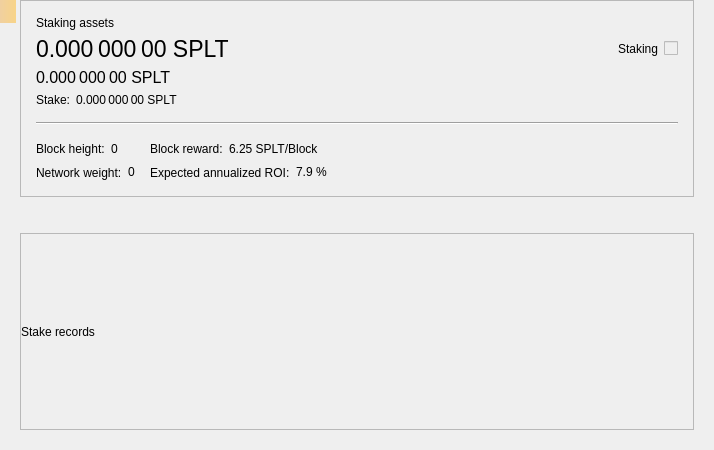
<?xml version="1.0" encoding="UTF-8"?>
<ui version="4.0">
 <class>StakePage</class>
 <widget class="QWidget" name="StakePage">
  <property name="geometry">
   <rect>
    <x>0</x>
    <y>0</y>
    <width>714</width>
    <height>450</height>
   </rect>
  </property>
  <property name="windowTitle">
   <string>Form</string>
  </property>
  <layout class="QVBoxLayout" name="verticalLayout_3">
   <property name="leftMargin">
    <number>20</number>
   </property>
   <property name="topMargin">
    <number>0</number>
   </property>
   <property name="rightMargin">
    <number>20</number>
   </property>
   <property name="bottomMargin">
    <number>20</number>
   </property>
   <item>
    <widget class="QFrame" name="frameStakeInfo">
     <property name="frameShape">
      <enum>QFrame::StyledPanel</enum>
     </property>
     <property name="frameShadow">
      <enum>QFrame::Raised</enum>
     </property>
     <layout class="QVBoxLayout" name="verticalLayout">
      <property name="spacing">
       <number>15</number>
      </property>
      <property name="leftMargin">
       <number>15</number>
      </property>
      <property name="topMargin">
       <number>15</number>
      </property>
      <property name="rightMargin">
       <number>15</number>
      </property>
      <property name="bottomMargin">
       <number>15</number>
      </property>
      <item>
       <layout class="QGridLayout" name="gridLayout_2">
        <property name="spacing">
         <number>6</number>
        </property>
        <item row="1" column="0">
         <widget class="QLabel" name="labelAssets">
          <property name="font">
           <font>
            <pointsize>17</pointsize>
           </font>
          </property>
          <property name="cursor">
           <cursorShape>IBeamCursor</cursorShape>
          </property>
          <property name="toolTip">
           <string>Your current spendable balance</string>
          </property>
          <property name="text">
           <string notr="true">0.000 000 00 SPLT</string>
          </property>
          <property name="alignment">
           <set>Qt::AlignLeading|Qt::AlignLeft|Qt::AlignVCenter</set>
          </property>
          <property name="textInteractionFlags">
           <set>Qt::LinksAccessibleByMouse|Qt::TextSelectableByMouse</set>
          </property>
         </widget>
        </item>
        <item row="2" column="0">
         <widget class="QLabel" name="labelAssetsImmature">
          <property name="font">
           <font>
            <pointsize>12</pointsize>
           </font>
          </property>
          <property name="cursor">
           <cursorShape>IBeamCursor</cursorShape>
          </property>
          <property name="toolTip">
           <string>Your immature balance</string>
          </property>
          <property name="text">
           <string notr="true">0.000 000 00 SPLT</string>
          </property>
          <property name="alignment">
           <set>Qt::AlignLeading|Qt::AlignLeft|Qt::AlignVCenter</set>
          </property>
          <property name="textInteractionFlags">
           <set>Qt::LinksAccessibleByMouse|Qt::TextSelectableByMouse</set>
          </property>
         </widget>
        </item>
        <item row="0" column="0">
         <widget class="QLabel" name="labelAssetsText">
          <property name="text">
           <string>Staking assets</string>
          </property>
          <property name="alignment">
           <set>Qt::AlignLeading|Qt::AlignLeft|Qt::AlignVCenter</set>
          </property>
         </widget>
        </item>
        <item row="1" column="2">
         <spacer name="horizontalSpacer_2">
          <property name="orientation">
           <enum>Qt::Horizontal</enum>
          </property>
          <property name="sizeHint" stdset="0">
           <size>
            <width>40</width>
            <height>20</height>
           </size>
          </property>
         </spacer>
        </item>
        <item row="4" column="0">
         <layout class="QHBoxLayout" name="horizontalLayout_5">
          <property name="spacing">
           <number>6</number>
          </property>
          <item>
           <widget class="QLabel" name="labelStakeText">
            <property name="sizePolicy">
             <sizepolicy hsizetype="Maximum" vsizetype="Preferred">
              <horstretch>0</horstretch>
              <verstretch>0</verstretch>
             </sizepolicy>
            </property>
            <property name="text">
             <string>Stake:</string>
            </property>
            <property name="alignment">
             <set>Qt::AlignLeading|Qt::AlignLeft|Qt::AlignVCenter</set>
            </property>
           </widget>
          </item>
          <item>
           <widget class="QLabel" name="labelStake">
            <property name="text">
             <string>0.000 000 00 SPLT</string>
            </property>
            <property name="alignment">
             <set>Qt::AlignLeading|Qt::AlignLeft|Qt::AlignVCenter</set>
            </property>
            <property name="textInteractionFlags">
             <set>Qt::LinksAccessibleByMouse|Qt::TextSelectableByMouse</set>
            </property>
           </widget>
          </item>
          <item>
           <spacer name="horizontalSpacer_3">
            <property name="orientation">
             <enum>Qt::Horizontal</enum>
            </property>
            <property name="sizeType">
             <enum>QSizePolicy::Minimum</enum>
            </property>
            <property name="sizeHint" stdset="0">
             <size>
              <width>0</width>
              <height>0</height>
             </size>
            </property>
           </spacer>
          </item>
         </layout>
        </item>
        <item row="1" column="4">
         <widget class="QLabel" name="labelStaking">
          <property name="text">
           <string>Staking</string>
          </property>
         </widget>
        </item>
        <item row="1" column="5">
         <widget class="QSwitchControl" name="checkStake">
          <property name="enabled">
           <bool>false</bool>
          </property>
         </widget>
        </item>
       </layout>
      </item>
      <item>
       <widget class="Line" name="hLine">
        <property name="orientation">
         <enum>Qt::Horizontal</enum>
        </property>
       </widget>
      </item>
      <item>
       <layout class="QGridLayout" name="gridLayout">
        <property name="verticalSpacing">
         <number>6</number>
        </property>
        <item row="0" column="0">
         <layout class="QHBoxLayout" name="horizontalLayout">
          <property name="spacing">
           <number>6</number>
          </property>
          <item>
           <widget class="QLabel" name="labelHeightText">
            <property name="sizePolicy">
             <sizepolicy hsizetype="Maximum" vsizetype="Preferred">
              <horstretch>0</horstretch>
              <verstretch>0</verstretch>
             </sizepolicy>
            </property>
            <property name="text">
             <string>Block height:</string>
            </property>
            <property name="alignment">
             <set>Qt::AlignLeading|Qt::AlignLeft|Qt::AlignVCenter</set>
            </property>
           </widget>
          </item>
          <item>
           <widget class="QLabel" name="labelHeight">
            <property name="text">
             <string>0</string>
            </property>
            <property name="alignment">
             <set>Qt::AlignLeading|Qt::AlignLeft|Qt::AlignVCenter</set>
            </property>
            <property name="textInteractionFlags">
             <set>Qt::LinksAccessibleByMouse|Qt::TextSelectableByMouse</set>
            </property>
           </widget>
          </item>
          <item>
           <spacer name="horizontalSpacer_4">
            <property name="orientation">
             <enum>Qt::Horizontal</enum>
            </property>
            <property name="sizeType">
             <enum>QSizePolicy::Minimum</enum>
            </property>
            <property name="sizeHint" stdset="0">
             <size>
              <width>0</width>
              <height>0</height>
             </size>
            </property>
           </spacer>
          </item>
         </layout>
        </item>
        <item row="0" column="1">
         <layout class="QHBoxLayout" name="horizontalLayout_3">
          <property name="spacing">
           <number>6</number>
          </property>
          <item>
           <widget class="QLabel" name="labelRewardText">
            <property name="sizePolicy">
             <sizepolicy hsizetype="Maximum" vsizetype="Preferred">
              <horstretch>0</horstretch>
              <verstretch>0</verstretch>
             </sizepolicy>
            </property>
            <property name="text">
             <string>Block reward:</string>
            </property>
            <property name="alignment">
             <set>Qt::AlignLeading|Qt::AlignLeft|Qt::AlignVCenter</set>
            </property>
           </widget>
          </item>
          <item>
           <widget class="QLabel" name="labelReward">
            <property name="text">
             <string>6.25 SPLT/Block</string>
            </property>
            <property name="alignment">
             <set>Qt::AlignLeading|Qt::AlignLeft|Qt::AlignVCenter</set>
            </property>
            <property name="textInteractionFlags">
             <set>Qt::LinksAccessibleByMouse|Qt::TextSelectableByMouse</set>
            </property>
           </widget>
          </item>
          <item>
           <spacer name="horizontalSpacer_6">
            <property name="orientation">
             <enum>Qt::Horizontal</enum>
            </property>
            <property name="sizeType">
             <enum>QSizePolicy::Minimum</enum>
            </property>
            <property name="sizeHint" stdset="0">
             <size>
              <width>0</width>
              <height>0</height>
             </size>
            </property>
           </spacer>
          </item>
         </layout>
        </item>
        <item row="0" column="2" rowspan="2">
         <spacer name="horizontalSpacer">
          <property name="orientation">
           <enum>Qt::Horizontal</enum>
          </property>
          <property name="sizeHint" stdset="0">
           <size>
            <width>40</width>
            <height>20</height>
           </size>
          </property>
         </spacer>
        </item>
        <item row="1" column="0">
         <layout class="QHBoxLayout" name="horizontalLayout_2">
          <property name="spacing">
           <number>6</number>
          </property>
          <item>
           <widget class="QLabel" name="labelWeightText">
            <property name="sizePolicy">
             <sizepolicy hsizetype="Maximum" vsizetype="Preferred">
              <horstretch>0</horstretch>
              <verstretch>0</verstretch>
             </sizepolicy>
            </property>
            <property name="text">
             <string>Network weight:</string>
            </property>
            <property name="alignment">
             <set>Qt::AlignLeading|Qt::AlignLeft|Qt::AlignVCenter</set>
            </property>
           </widget>
          </item>
          <item>
           <widget class="QLabel" name="labelWeight">
            <property name="text">
             <string>0</string>
            </property>
            <property name="alignment">
             <set>Qt::AlignLeading|Qt::AlignLeft|Qt::AlignVCenter</set>
            </property>
            <property name="textInteractionFlags">
             <set>Qt::LinksAccessibleByMouse|Qt::TextSelectableByMouse</set>
            </property>
           </widget>
          </item>
          <item>
           <spacer name="horizontalSpacer_5">
            <property name="orientation">
             <enum>Qt::Horizontal</enum>
            </property>
            <property name="sizeType">
             <enum>QSizePolicy::Minimum</enum>
            </property>
            <property name="sizeHint" stdset="0">
             <size>
              <width>0</width>
              <height>0</height>
             </size>
            </property>
           </spacer>
          </item>
         </layout>
        </item>
        <item row="1" column="1">
         <layout class="QHBoxLayout" name="horizontalLayout_4">
          <property name="spacing">
           <number>6</number>
          </property>
          <item>
           <widget class="QLabel" name="labelROIText">
            <property name="sizePolicy">
             <sizepolicy hsizetype="Maximum" vsizetype="Preferred">
              <horstretch>0</horstretch>
              <verstretch>0</verstretch>
             </sizepolicy>
            </property>
            <property name="text">
             <string>Expected annualized ROI:</string>
            </property>
            <property name="alignment">
             <set>Qt::AlignLeading|Qt::AlignLeft|Qt::AlignVCenter</set>
            </property>
           </widget>
          </item>
          <item>
           <widget class="QLabel" name="labelROI">
            <property name="text">
             <string>7.9 %</string>
            </property>
            <property name="alignment">
             <set>Qt::AlignLeading|Qt::AlignLeft|Qt::AlignVCenter</set>
            </property>
            <property name="textInteractionFlags">
             <set>Qt::LinksAccessibleByMouse|Qt::TextSelectableByMouse</set>
            </property>
           </widget>
          </item>
          <item>
           <spacer name="horizontalSpacer_7">
            <property name="orientation">
             <enum>Qt::Horizontal</enum>
            </property>
            <property name="sizeType">
             <enum>QSizePolicy::Minimum</enum>
            </property>
            <property name="sizeHint" stdset="0">
             <size>
              <width>0</width>
              <height>0</height>
             </size>
            </property>
           </spacer>
          </item>
         </layout>
        </item>
       </layout>
      </item>
     </layout>
    </widget>
   </item>
   <item>
    <spacer name="verticalSpacer">
     <property name="orientation">
      <enum>Qt::Vertical</enum>
     </property>
     <property name="sizeType">
      <enum>QSizePolicy::Fixed</enum>
     </property>
     <property name="sizeHint" stdset="0">
      <size>
       <width>20</width>
       <height>30</height>
      </size>
     </property>
    </spacer>
   </item>
   <item>
    <widget class="QFrame" name="frameStakeRecords">
     <property name="frameShape">
      <enum>QFrame::StyledPanel</enum>
     </property>
     <property name="frameShadow">
      <enum>QFrame::Raised</enum>
     </property>
     <layout class="QVBoxLayout" name="verticalLayout_2">
      <property name="leftMargin">
       <number>0</number>
      </property>
      <property name="topMargin">
       <number>0</number>
      </property>
      <property name="rightMargin">
       <number>0</number>
      </property>
      <property name="bottomMargin">
       <number>0</number>
      </property>
      <item>
       <widget class="QLabel" name="labelRecordsText">
        <property name="text">
         <string>Stake records</string>
        </property>
       </widget>
      </item>
     </layout>
    </widget>
   </item>
  </layout>
  <widget class="QLabel" name="labelAlerts">
   <property name="geometry">
    <rect>
     <x>0</x>
     <y>0</y>
     <width>16</width>
     <height>23</height>
    </rect>
   </property>
   <property name="visible">
    <bool>false</bool>
   </property>
   <property name="styleSheet">
    <string notr="true">QLabel { background-color: qlineargradient(x1: 0, y1: 0, x2: 1, y2: 0, stop:0 #F0D0A0, stop:1 #F8D488); color:#000000; }</string>
   </property>
   <property name="wordWrap">
    <bool>true</bool>
   </property>
   <property name="margin">
    <number>3</number>
   </property>
   <property name="textInteractionFlags">
    <set>Qt::TextSelectableByMouse</set>
   </property>
  </widget>
 </widget>
 <customwidgets>
  <customwidget>
   <class>QSwitchControl</class>
   <extends>QCheckBox</extends>
   <header>qt/qswitchcontrol.h</header>
  </customwidget>
 </customwidgets>
 <resources/>
 <connections/>
</ui>
